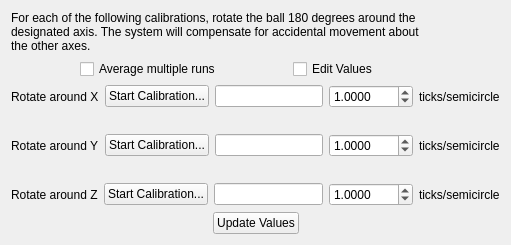
      <widget class="QWidget" name="tab_3">
       <attribute name="title">
        <string>Calibration</string>
       </attribute>
       <layout class="QVBoxLayout" name="verticalLayout_7">
        <item>
         <layout class="QHBoxLayout" name="horizontalLayout_29" stretch="12,0,0">
          <property name="spacing">
           <number>6</number>
          </property>
          <item>
           <widget class="QLabel" name="label_10">
            <property name="text">
             <string>For each of the following calibrations, rotate the ball 180 degrees around the designated axis. The system will compensate for accidental movement about the other axes.</string>
            </property>
            <property name="textFormat">
             <enum>Qt::RichText</enum>
            </property>
            <property name="wordWrap">
             <bool>true</bool>
            </property>
           </widget>
          </item>
          <item>
           <spacer name="horizontalSpacer_5">
            <property name="orientation">
             <enum>Qt::Horizontal</enum>
            </property>
            <property name="sizeType">
             <enum>QSizePolicy::Expanding</enum>
            </property>
            <property name="sizeHint" stdset="0">
             <size>
              <width>60</width>
              <height>20</height>
             </size>
            </property>
           </spacer>
          </item>
          <item>
           <widget class="QLabel" name="label_14">
            <property name="text">
             <string/>
            </property>
            <property name="pixmap">
             <pixmap resource="jovian.qrc">:/images/axis.jpg</pixmap>
            </property>
           </widget>
          </item>
         </layout>
        </item>
        <item>
         <layout class="QHBoxLayout" name="horizontalLayout_30" stretch="2,6,6">
          <item>
           <spacer name="horizontalSpacer_6">
            <property name="orientation">
             <enum>Qt::Horizontal</enum>
            </property>
            <property name="sizeHint" stdset="0">
             <size>
              <width>40</width>
              <height>20</height>
             </size>
            </property>
           </spacer>
          </item>
          <item>
           <widget class="QCheckBox" name="computeAverage">
            <property name="text">
             <string>Average multiple runs</string>
            </property>
           </widget>
          </item>
          <item>
           <widget class="QCheckBox" name="editValues">
            <property name="text">
             <string>Edit Values</string>
            </property>
           </widget>
          </item>
         </layout>
        </item>
        <item>
         <layout class="QHBoxLayout" name="horizontalLayout_25">
          <item>
           <widget class="QLabel" name="label_11">
            <property name="text">
             <string>Rotate around X</string>
            </property>
           </widget>
          </item>
          <item>
           <widget class="QPushButton" name="calibrateXButton">
            <property name="text">
             <string>Start Calibration...</string>
            </property>
           </widget>
          </item>
          <item>
           <widget class="QLineEdit" name="calibrateXValue">
            <property name="toolTip">
             <string>This value is in some particular units</string>
            </property>
            <property name="readOnly">
             <bool>true</bool>
            </property>
           </widget>
          </item>
          <item>
           <widget class="QDoubleSpinBox" name="calibrateXGain">
            <property name="decimals">
             <number>4</number>
            </property>
            <property name="minimum">
             <double>0.000100000000000</double>
            </property>
            <property name="maximum">
             <double>1000.000000000000000</double>
            </property>
            <property name="singleStep">
             <double>0.100000000000000</double>
            </property>
            <property name="value">
             <double>1.000000000000000</double>
            </property>
           </widget>
          </item>
          <item>
           <widget class="QLabel" name="label_51">
            <property name="text">
             <string>ticks/semicircle</string>
            </property>
           </widget>
          </item>
         </layout>
        </item>
        <item>
         <spacer name="verticalSpacer">
          <property name="orientation">
           <enum>Qt::Vertical</enum>
          </property>
          <property name="sizeType">
           <enum>QSizePolicy::Minimum</enum>
          </property>
          <property name="sizeHint" stdset="0">
           <size>
            <width>20</width>
            <height>20</height>
           </size>
          </property>
         </spacer>
        </item>
        <item>
         <layout class="QHBoxLayout" name="horizontalLayout_26">
          <item>
           <widget class="QLabel" name="label_12">
            <property name="text">
             <string>Rotate around Y</string>
            </property>
           </widget>
          </item>
          <item>
           <widget class="QPushButton" name="calibrateYButton">
            <property name="text">
             <string>Start Calibration...</string>
            </property>
           </widget>
          </item>
          <item>
           <widget class="QLineEdit" name="calibrateYValue">
            <property name="readOnly">
             <bool>true</bool>
            </property>
           </widget>
          </item>
          <item>
           <widget class="QDoubleSpinBox" name="calibrateYGain">
            <property name="decimals">
             <number>4</number>
            </property>
            <property name="minimum">
             <double>0.000100000000000</double>
            </property>
            <property name="maximum">
             <double>1000.000000000000000</double>
            </property>
            <property name="singleStep">
             <double>0.100000000000000</double>
            </property>
            <property name="value">
             <double>1.000000000000000</double>
            </property>
           </widget>
          </item>
          <item>
           <widget class="QLabel" name="label_52">
            <property name="text">
             <string>ticks/semicircle</string>
            </property>
           </widget>
          </item>
         </layout>
        </item>
        <item>
         <spacer name="verticalSpacer_2">
          <property name="orientation">
           <enum>Qt::Vertical</enum>
          </property>
          <property name="sizeType">
           <enum>QSizePolicy::Minimum</enum>
          </property>
          <property name="sizeHint" stdset="0">
           <size>
            <width>20</width>
            <height>20</height>
           </size>
          </property>
         </spacer>
        </item>
        <item>
         <layout class="QHBoxLayout" name="horizontalLayout_27">
          <item>
           <widget class="QLabel" name="label_13">
            <property name="text">
             <string>Rotate around Z</string>
            </property>
           </widget>
          </item>
          <item>
           <widget class="QPushButton" name="calibrateZButton">
            <property name="text">
             <string>Start Calibration...</string>
            </property>
           </widget>
          </item>
          <item>
           <widget class="QLineEdit" name="calibrateZValue">
            <property name="readOnly">
             <bool>true</bool>
            </property>
           </widget>
          </item>
          <item>
           <widget class="QDoubleSpinBox" name="calibrateZGain">
            <property name="decimals">
             <number>4</number>
            </property>
            <property name="minimum">
             <double>0.000100000000000</double>
            </property>
            <property name="maximum">
             <double>1000.000000000000000</double>
            </property>
            <property name="singleStep">
             <double>0.100000000000000</double>
            </property>
            <property name="value">
             <double>1.000000000000000</double>
            </property>
           </widget>
          </item>
          <item>
           <widget class="QLabel" name="label_53">
            <property name="text">
             <string>ticks/semicircle</string>
            </property>
           </widget>
          </item>
         </layout>
        </item>
        <item>
         <layout class="QHBoxLayout" name="horizontalLayout_31">
          <item>
           <spacer name="horizontalSpacer_13">
            <property name="orientation">
             <enum>Qt::Horizontal</enum>
            </property>
            <property name="sizeHint" stdset="0">
             <size>
              <width>40</width>
              <height>20</height>
             </size>
            </property>
           </spacer>
          </item>
          <item>
           <widget class="QPushButton" name="updateCalibrationValuesButton">
            <property name="text">
             <string>Update Values</string>
            </property>
           </widget>
          </item>
          <item>
           <spacer name="horizontalSpacer_14">
            <property name="orientation">
             <enum>Qt::Horizontal</enum>
            </property>
            <property name="sizeHint" stdset="0">
             <size>
              <width>40</width>
              <height>20</height>
             </size>
            </property>
           </spacer>
          </item>
         </layout>
        </item>
       </layout>
      </widget>
